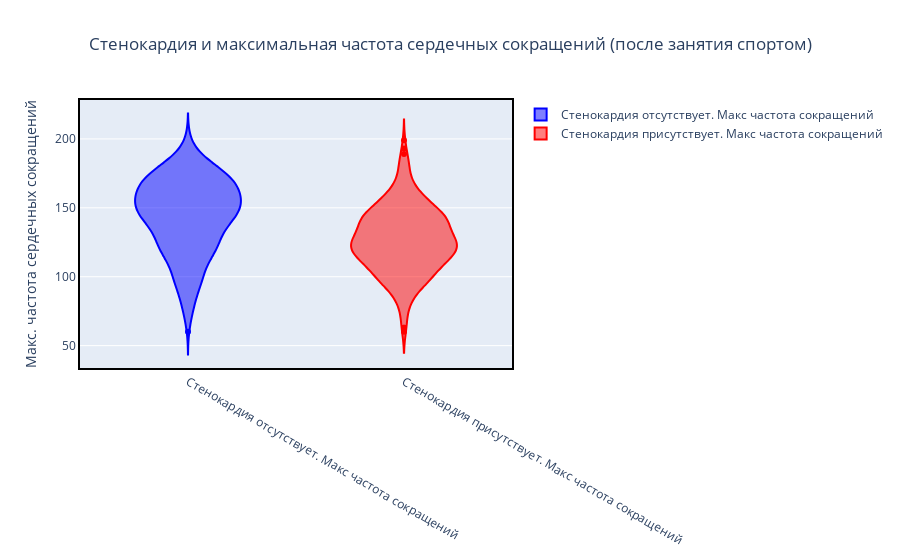

This figure's notebook cell:
### Markdown cell above
Уровень холестерина меняется в зависимости от болезни сердца, чем диагноз сложнее, тем уровень холестерина выше. Есть так же здоровые люди, но с высоким уровнем холестерина.

### Code cell
fig = go.Figure()
fig.add_trace(go.Violin(y=data[data['exang'] == 0]['thalch'], name ='Стенокардия отсутствует. Макс частота сокращений', marker_color = 'blue'))
fig.add_trace(go.Violin(y=data[data['exang'] == 1]['thalch'], name ='Стенокардия присутствует. Макс частота сокращений', marker_color = 'red'))
fig.update_layout(title = 'Стенокардия и максимальная частота сердечных сокращений (после занятия спортом)', yaxis_title = 'Макс. частота сердечных сокращений', title_x = 0.5)
fig.update_xaxes(showline=True, linewidth=2, linecolor='black', mirror=True)
fig.update_yaxes(showline=True, linewidth=2, linecolor='black', mirror=True)
fig.show()

### Figure 1 — Plotly figure (JSON) as saved in the notebook; plotly's stock layout.template omitted (floating-point values rounded to 4 significant figures; data arrays with more than 128 entries replaced by an {"elided": "..."} marker saying what was removed)
{"data": [{"marker": {"color": "blue"}, "name": "Стенокардия отсутствует. Макс частота сокращений", "type": "violin", "y": {"elided": "537 int values"}}, {"marker": {"color": "red"}, "name": "Стенокардия присутствует. Макс частота сокращений", "type": "violin", "y": {"elided": "343 int values"}}], "layout": {"title": {"text": "Стенокардия и максимальная частота сердечных сокращений (после занятия спортом)", "x": 0.5}, "xaxis": {"linecolor": "black", "linewidth": 2, "mirror": true, "showline": true}, "yaxis": {"linecolor": "black", "linewidth": 2, "mirror": true, "showline": true, "title": {"text": "Макс. частота сердечных сокращений"}}}}
